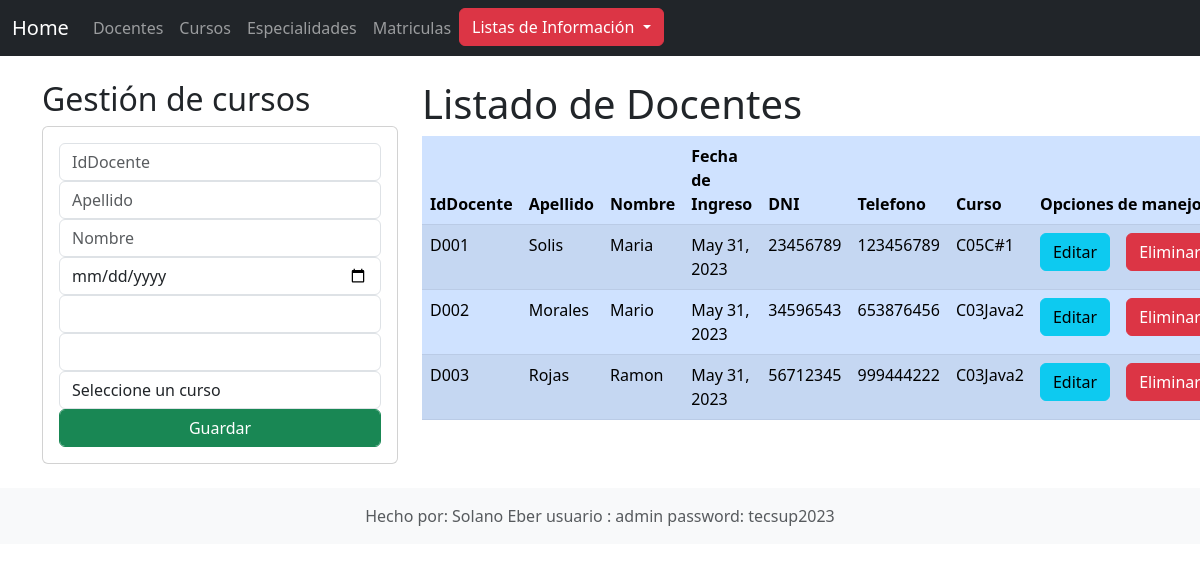
Page /docente on the committed database.
### Aplicaciones/Academico/models.py (models this page shows, shortened)
class Docente(models.Model):
    IdDocente = models.CharField(primary_key=True,max_length=6)
    Apellido = models.CharField(max_length=50)
    Nombre = models.CharField(max_length=50)
    FIngreso = models.DateField(auto_now_add=True)
    Dni = models.CharField(max_length=8)
    Telefono = models.IntegerField()
    Curso = models.ForeignKey(Curso, on_delete=models.CASCADE)

class Curso(models.Model):
    codigo=models.CharField(primary_key=True,max_length=6)
    nombre=models.CharField(max_length=50)
    creditos=models.PositiveIntegerField()
    def __str__(self):
        return f"{self.codigo}{self.nombre}{self.creditos}"

### Aplicaciones/Academico/views.py (the view)
# urls.py: path('docente',views.Docentes,name='docente'),
def Docentes(request):
    docentesListado = Docente.objects.all()
    cursosListado = Curso.objects.all()
    context = {
        "docentes": docentesListado,
        "cursos": cursosListado
    }
    return render(request, "GestionDocentes.html", context)

### Aplicaciones/Academico/Templates/GestionDocentes.html (shortened to what this page needs)
{% extends './base.html' %}
{% block body %}
<div class="row">
    <div class="col-sm-12 col-md-6 col-lg-4 col-xl-4">
        <h2>Gestión de cursos</h2>
        <div class="card">
            <div class="card-body">
                <form action="registrardocente" method="POST">
                    <div class="form-group">
                        <input class="form-control" type="text" id="txtIdDocente" name="txtIdDocente" placeholder="IdDocente">
                    </div>
                    <div class="form-group">
                        <input class="form-control" type="text" id="txtApellido" name="txtApellido" placeholder="Apellido">
                    </div>
                    <div class="form-group">
                        <input class="form-control" type="text" id="txtNombre" name="txtNombre" placeholder="Nombre">
                    </div>
                    <div class="form-group">
                        <input class="form-control" type="date" id="dateFIngreso" name="dateFIngreso" >
                    </div>
                    <div class="form-group">
                        <input class="form-control" type="text" id="txtDni" name="txtDni" >
                    </div>
                    <div class="form-group">
                        <input class="form-control" type="number" id="numTelefono" name="numTelefono">
                    </div>
                    <div class="form-group">
                        <select class="form-control" id="sCurso" name="sCurso">
                            <option value="" disabled selected>Seleccione un curso</option>
                        </select>
                    </div>
                    <div class="form-group">
                        <button class="form-control btn btn-success" type="submit">Guardar</button>
                    </div>
                </form>
            </div>
        </div>
    </div>
    <div class="col-sm-12 col-md-6 col-lg-8 col-xl-8">
        <h1>Listado de Docentes</h1>
        <table class="table table-primary table-striped">
            <thead>
                <tr>
                    <th>IdDocente</th>
                    <th>Apellido</th>
                    <th>Nombre</th>
                    <th>Fecha de Ingreso</th>
                    <th>DNI</th>
                    <th>Telefono</th>
                    <th>Curso</th>
                    <th colspan="2">Opciones de manejo</th>
                </tr>
            </thead>
            <tbody>
                {% for d in docentes %}
                    <tr>
                        <td>{{d.IdDocente}}</td>
                        <td>{{d.Apellido}}</td>
                        <td>{{d.Nombre}}</td>
                        <td>{{d.FIngreso}}</td>
                        <td>{{d.Dni}}</td>
                        <td>{{d.Telefono}}</td>
                        <td>{{d.Curso}}</td>
                        <td><a href="ediciondocente/{{d.IdDocente}}" class="btn btn-info">Editar</a></td>
                        <td><a href="eliminardocente/{{d.IdDocente}}" class="btn btn-danger">Eliminar</a></td>
                    </tr>
                {% endfor %}
            </tbody>
        </table>
    </div>
</div>
{% endblock %}

### rows in the picture
Docente: IdDocente "D001", Apellido "Solis", Nombre "Maria", FIngreso "May 31, 2023", Dni "23456789", Telefono "123456789", Curso "C05C#1"
Docente: IdDocente "D002", Apellido "Morales", Nombre "Mario", FIngreso "May 31, 2023", Dni "34596543", Telefono "653876456", Curso "C03Java2"
Docente: IdDocente "D003", Apellido "Rojas", Nombre "Ramon", FIngreso "May 31, 2023", Dni "56712345", Telefono "999444222", Curso "C03Java2"
